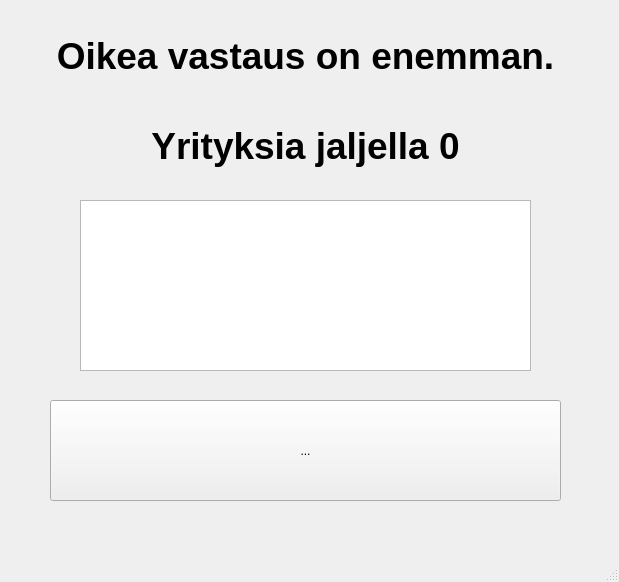
<?xml version="1.0" encoding="UTF-8"?>
<ui version="4.0">
 <class>ArvausPeli</class>
 <widget class="QMainWindow" name="ArvausPeli">
  <property name="geometry">
   <rect>
    <x>0</x>
    <y>0</y>
    <width>619</width>
    <height>582</height>
   </rect>
  </property>
  <property name="windowTitle">
   <string>ArvausPeli</string>
  </property>
  <widget class="QWidget" name="centralwidget">
   <widget class="QPlainTextEdit" name="plainTextEdit">
    <property name="geometry">
     <rect>
      <x>80</x>
      <y>200</y>
      <width>451</width>
      <height>171</height>
     </rect>
    </property>
    <property name="font">
     <font>
      <pointsize>36</pointsize>
     </font>
    </property>
    <property name="readOnly">
     <bool>false</bool>
    </property>
   </widget>
   <widget class="QToolButton" name="toolButton">
    <property name="geometry">
     <rect>
      <x>50</x>
      <y>400</y>
      <width>511</width>
      <height>101</height>
     </rect>
    </property>
    <property name="text">
     <string>...</string>
    </property>
   </widget>
   <widget class="QLabel" name="label">
    <property name="geometry">
     <rect>
      <x>50</x>
      <y>20</y>
      <width>511</width>
      <height>71</height>
     </rect>
    </property>
    <property name="font">
     <font>
      <pointsize>28</pointsize>
      <bold>true</bold>
     </font>
    </property>
    <property name="text">
     <string>Oikea vastaus on enemman.</string>
    </property>
    <property name="alignment">
     <set>Qt::AlignCenter</set>
    </property>
   </widget>
   <widget class="QLabel" name="label_2">
    <property name="geometry">
     <rect>
      <x>50</x>
      <y>110</y>
      <width>511</width>
      <height>71</height>
     </rect>
    </property>
    <property name="font">
     <font>
      <pointsize>28</pointsize>
      <bold>true</bold>
     </font>
    </property>
    <property name="text">
     <string>Yrityksia jaljella 0</string>
    </property>
    <property name="alignment">
     <set>Qt::AlignCenter</set>
    </property>
   </widget>
  </widget>
  <widget class="QMenuBar" name="menubar">
   <property name="geometry">
    <rect>
     <x>0</x>
     <y>0</y>
     <width>619</width>
     <height>21</height>
    </rect>
   </property>
  </widget>
  <widget class="QStatusBar" name="statusbar"/>
 </widget>
 <resources/>
 <connections/>
</ui>
